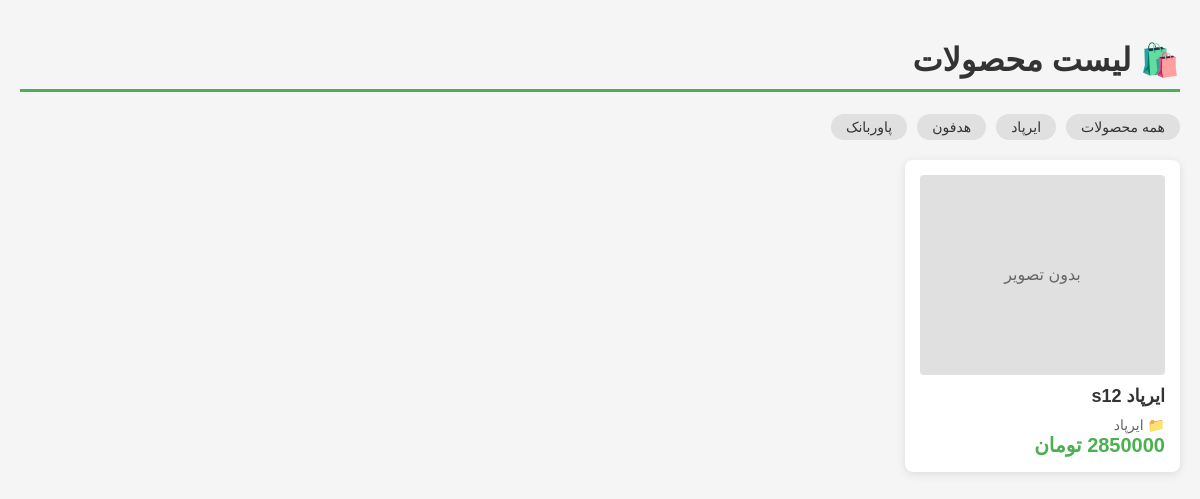
The page / on the database its author committed.
### products/models.py (models this page shows, shortened)
class Category(models.Model):
    name = models.CharField(max_length=100, verbose_name='نام دسته')
    slug = models.SlugField(max_length=100, unique=True, verbose_name='اسلاگ')
    parent = models.ForeignKey(
        'self',
        on_delete=models.CASCADE,
        blank=True,
        null=True,
        related_name='children',
        verbose_name='دسته والد'
    )
    description = models.TextField(blank=True, verbose_name='توضیحات')
    created_at = models.DateTimeField(auto_now_add=True, verbose_name='تاریخ ایجاد')
    updated_at = models.DateTimeField(auto_now=True, verbose_name='تاریخ بروزرسانی')
    class Meta:
        verbose_name = 'دسته‌بندی'
        verbose_name_plural = 'دسته‌بندی‌ها'
        ordering = ['name']

class Product(models.Model):
    name = models.CharField(max_length=200, verbose_name='نام محصول')
    slug = models.SlugField(max_length=200, unique=True, verbose_name='اسلاگ')
    category = models.ForeignKey(
        Category,
        on_delete=models.CASCADE,
        related_name='products',
        verbose_name='دسته‌بندی'
    )
    description = models.TextField(verbose_name='توضیحات')
    price = models.DecimalField(max_digits=12, decimal_places=0, verbose_name='قیمت (تومان)')
    discount_price = models.DecimalField(
        max_digits=12,
        decimal_places=0,
        blank=True,
        null=True,
        verbose_name='قیمت با تخفیف'
    )
    stock = models.PositiveIntegerField(default=0, verbose_name='موجودی')
    image = models.ImageField(upload_to='products/', blank=True, null=True, verbose_name='تصویر')
    is_active = models.BooleanField(default=True, verbose_name='فعال')
    is_featured = models.BooleanField(default=False, verbose_name='ویژه')
    created_at = models.DateTimeField(auto_now_add=True, verbose_name='تاریخ ایجاد')
    updated_at = models.DateTimeField(auto_now=True, verbose_name='تاریخ بروزرسانی')
    class Meta:
        verbose_name = 'محصول'
        verbose_name_plural = 'محصولات'
        ordering = ['-created_at']
    @property
    def final_price(self):
        if self.discount_price and self.discount_price < self.price:
            return self.discount_price
        return self.price

### products/views.py (the view)
# urls.py: path('', views.product_list, name='product_list'),
def product_list(request):
    products = Product.objects.filter(is_active=True)
    categories = Category.objects.all()
    return render(request, 'products/product_list.html', {
        'products': products,
        'categories': categories
    })

### products/templates/products/product_list.html (shortened to what this page needs)
<!DOCTYPE html>
<html dir="rtl" lang="fa">
<head>
</head>
<body>
    <div class="container">
        <h1>🛍️ لیست محصولات</h1>
        <div class="categories">
            <a href="{% url 'products:product_list' %}" class="category-tag">همه محصولات</a>
            {% for category in categories %}
                <a href="{% url 'products:category_products' category.slug %}" class="category-tag">
                    {{ category.name }}
                </a>
            {% endfor %}
        </div>
        <div class="products-grid">
            {% for product in products %}
                <a href="{% url 'products:product_detail' product.slug %}">
                    <div class="product-card">
                        {% if product.image %}
                            <img src="{{ product.image.url }}" alt="{{ product.name }}" class="product-image">
                        {% else %}
                            <div style="height:200px; background:#e0e0e0; border-radius:4px; display:flex; align-items:center; justify-content:center; color:#666;">
                                بدون تصویر
                            </div>
                        {% endif %}
                        <div class="product-name">{{ product.name }}</div>
                        <div class="product-category">📁 {{ product.category.name }}</div>
                        <div class="product-price">{{ product.final_price|floatformat:0 }} تومان</div>
                    </div>
                </a>
            {% empty %}
                <div class="no-products">هیچ محصولی یافت نشد</div>
            {% endfor %}
        </div>
    </div>
</body>
</html>

### products/templates/products/product_list.html (style rules this page uses)
body { font-family: 'Vazir', 'Tahoma', sans-serif; background: #f5f5f5; margin: 0; padding: 20px; }
.container { max-width: 1200px; margin: 0 auto; }
h1 { color: #333; border-bottom: 3px solid #4CAF50; padding-bottom: 10px; }
.products-grid { display: grid; grid-template-columns: repeat(auto-fill, minmax(250px, 1fr)); gap: 20px; margin-top: 20px; }
.product-card { background: white; border-radius: 8px; padding: 15px; box-shadow: 0 2px 10px rgba(0,0,0,0.1); transition: transform 0.2s; }
.product-name { font-size: 18px; font-weight: bold; margin: 10px 0; color: #333; }
.product-price { font-size: 20px; color: #4CAF50; font-weight: bold; }
.product-category { color: #666; font-size: 14px; }
a { text-decoration: none; color: inherit; }
.categories { margin: 20px 0; display: flex; gap: 10px; flex-wrap: wrap; }
.category-tag { background: #e0e0e0; padding: 5px 15px; border-radius: 20px; color: #333; font-size: 14px; }

### rows shown on the page
Category: name "ایرپاد"
Category: name "هدفون"
Category: name "پاوربانک"
Product: image "بدون تصویر", name "ایرپاد s12", category.name "ایرپاد", final_price "2850000"
